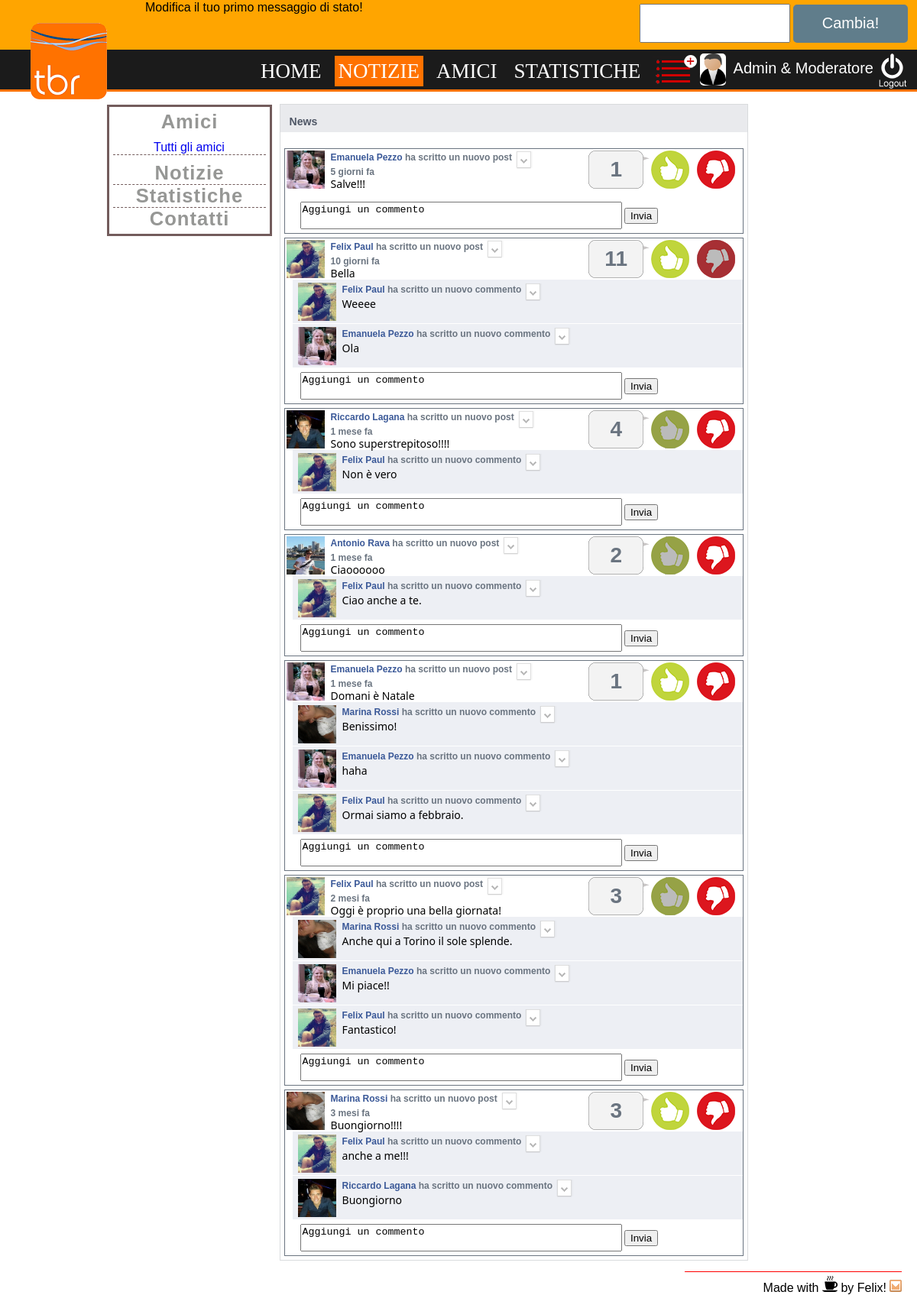
The page /notizie.php (signed in) on the database its author committed.
### tables this page shows
CREATE TABLE IF NOT EXISTS `users` (
  `id` int(11) NOT NULL AUTO_INCREMENT,
  `username` varchar(50) NOT NULL,
  `password` varchar(50) NOT NULL,
  `nome_completo` varchar(50) NOT NULL,
  `messaggio` varchar(150) NOT NULL,
  `url` varchar(50) NOT NULL,
  `immagine` varchar(50) NOT NULL,
  `immagine_grande` varchar(150) NOT NULL,
  `indirizzo` varchar(50) NOT NULL,
  `luogo_nascita` varchar(50) NOT NULL,
  `professione` varchar(50) NOT NULL,
  `lavora_a` varchar(50) NOT NULL,
  `situazione_sentimentale` varchar(50) NOT NULL,
  `seguito` varchar(50) NOT NULL,
  `film` varchar(50) NOT NULL,
  `descrizione` varchar(1000) NOT NULL,
  PRIMARY KEY (`id`),
  UNIQUE KEY `username` (`username`)
);

CREATE TABLE IF NOT EXISTS `messaggi_stato` (
  `id_notizia` int(11) NOT NULL AUTO_INCREMENT,
  `notizia` varchar(150) NOT NULL,
  `username` varchar(50) NOT NULL,
  `data` varchar(50) NOT NULL,
  `visibile` int(11) NOT NULL DEFAULT '1',
  `likeC` int(11) NOT NULL DEFAULT '0',
  PRIMARY KEY (`id_notizia`),
  KEY `username` (`username`)
);

CREATE TABLE IF NOT EXISTS `social_network` (
  `id_sn` int(11) NOT NULL AUTO_INCREMENT,
  `id_notizia` int(11) NOT NULL,
  `commenti` varchar(150) NOT NULL,
  `autore` varchar(50) NOT NULL,
  `visibile` int(11) NOT NULL DEFAULT '1',
  PRIMARY KEY (`id_sn`)
);

### php_functions.php (the view, shortened to what this page needs)
<?php
function stampa_messaggio(){
	$conn=dbConnect();
    if(!empty($_SESSION['login_username'])){
        $utente=$_SESSION['login_username'];
        $sql = "SELECT messaggio FROM users where username='".$utente."'";
        $result = $conn->query($sql);
        if ($result->num_rows > 0) {
            while($row = $result->fetch_assoc()) {
                echo $row["messaggio"];
            }
        }
    }else{
         header("location:log_in_form.php");
    }
}
            ?>
        <?php
function stampa_commenti($id){
    $conn=dbConnect();
    $utente=$_SESSION['login_username'];
    $sql="SELECT * from social_network,users where (social_network.autore in (SELECT user2 from amicizie a1 where (a1.user1='".$utente."' and a1.stato=1) UNION SELECT user1 from amicizie a1 where (a1.user2='".$utente."' and a1.stato=1)) || (social_network.autore='".$utente."')) and social_network.autore=users.username and social_network.id_notizia='".$id."'  and social_network.visibile=1 order by social_network.id_sn";
	if($utente=="admin"){
		$sql="Select * from social_network join users where autore=username and id_notizia='".$id."' and visibile=1 order by social_network.id_sn";
	}
    $result = $conn->query($sql);
    if ($result->num_rows > 0) {
        while($row = $result->fetch_assoc()) {
            $commento=$row["commenti"];
            $nome_completo=$row["nome_completo"];
            $foto=$row["immagine_grande"];
            $username=$row['username'];
			$id_sn=$row['id_sn'];
            ?>
                <div class="quadrato">
                <div class="foto_news">
                       <img <?php echo 'src="immagini/'.$foto.'" '; ?> alt="immagini/no_image.png">
                </div>
                <div class="nome_news">
                    <p style="color:#6a7480;">
                        <?php if($username!=$_SESSION['login_username']){?>
                        <a <?php echo 'href="index.php?q='.$username.'"'; ?> ><?php echo $nome_completo; ?></a>
                        <?php } else { ?>
                        <a <?php echo 'href="index.php"'; ?> ><?php echo $nome_completo; ?></a>
                        <?php } ?>
                        ha scritto un nuovo commento
						<?php
						if($username==$utente || $utente=='admin') {
						?>
						<a href="#" onClick=<?php echo '"showEdit(true,'."'".'social_network'."',".$id_sn.','."'".$username."'".')"'?>><img class="edit" src="immagini/settings.png" alt="immagini/no_image.png"></a>
						<?php
						}
						?>
                    </p>
                </div>
                <div class="news">
                    <?php echo $commento; ?>
                </div>
                </div>
            <?php
        }
    }
}
?>

### stampa_notizie.php (shortened to what this page needs)
<div id="container_box_news">
<?php
$conn=dbConnect();
$utente=$_SESSION['login_username'];
$sql="SELECT * from messaggi_stato,users where (messaggi_stato.username in (SELECT user2 from amicizie a1 where (a1.user1='".$utente."' and a1.stato=1) UNION SELECT user1 from amicizie a1 where (a1.user2='".$utente."' and a1.stato=1)) || messaggi_stato.username='".$utente."') and messaggi_stato.username=users.username and messaggi_stato.visibile=1 order by messaggi_stato.data DESC";
if($utente=="admin"){
	$sql="Select * from messaggi_stato m1 join users u1 on m1.username=u1.username and m1.visibile=1 order by data DESC";
}
$result = $conn->query($sql);
$c=-1;
if ($result->num_rows > 0) {
    while($row = $result->fetch_assoc()) {
        $id_notizia=$row["id_notizia"];
        $notizia=$row["notizia"];
        $nome_completo=$row["nome_completo"];
        $data=$row["data"];
        $like=$row["likeC"];
        $foto=$row["immagine_grande"];
        $username=$row["username"];
        $c++;
        $data1 = new DateTime($data);
        $data2 = new DateTime('NOW');
        $interval = $data1->diff($data2);
        if($interval->h==0 && $interval->i==0)
            $data='Pochi secondi fa';
        elseif($interval->h==0 && $interval->m==0 && $interval->d==0){
            $data=$interval->i.' minuti fa';
            if($interval->i==1)
                $data=$interval->i.' minuto fa';
        }
        elseif($interval->h!=0 && $interval->m==0 && $interval->d==0){
            $data=$interval->h.' ore fa';
            if($interval->h==1)
                $data=$interval->h.' ora fa';
        }
        elseif($interval->m==0 && $interval->d!=0){
            $data=$interval->d.' giorni fa';
        }
        elseif($interval->m!=0){
            $data=$interval->m.' mesi fa';
            if($interval->m==1)
                $data=$interval->m.' mese fa';
        }
        else
            $data="Data sconosciuta";
		$sql="Select * from social_network_like where id_notizia='".$id_notizia."' and username='".$utente."'";
		$resultI = $conn->query($sql);
		$like_val=0;
		if ($resultI->num_rows != 0) {
			while($rowI = $resultI->fetch_assoc()) {
				$like_val=$rowI['likeC'];
			}
		}
        ?><div class="box_news">
                        <div class="foto_news">
                            <img <?php echo 'src="immagini/'.$foto.'" '; ?> alt="immagini/no_image.png">
                        </div>
                        <div class="like_box">
                            <div class="like_count"><?php echo $like; ?></div>
                            <img  class="like_img" style="cursor:pointer;" <?php echo 'onClick="functionLikeDislike(1,'.$id_notizia.',this,'.$c.');"' ?> <?php if($like_val==1){ echo 'src="immagini/like_spento.png"'; }else{ echo 'src="immagini/like.png"'; } ?> alt="immagini/no_image.png">
                            <img  class="dislike_img" style="cursor:pointer;" <?php echo 'onClick="functionLikeDislike(-1,'.$id_notizia.',this,'.$c.');"' ?> <?php if($like_val==-1){ echo 'src="immagini/dislike_spento.png"'; }else{ echo 'src="immagini/dislike.png"'; } ?> alt="immagini/no_image.png">
                        </div>
                        <div class="nome_news">
                            <?php if($username==$_SESSION['login_username']){?>
                            <p><a <?php echo 'href="index.php"'; ?> ><?php echo $nome_completo; ?></a> ha scritto un nuovo post <a href="#" onClick=<?php echo '"showEdit(true,'."'".'messaggi_stato'."',".$id_notizia.','."'".$utente."'".')"'?>><img class="edit" src="immagini/settings.png" alt="immagini/no_image.png"></a></p>
                            <?php }else{
							if($_SESSION['login_username']!='admin'){
							?>
                            <p><a <?php echo 'href="index.php?q='.$username.'"'; ?> ><?php echo $nome_completo; ?></a> ha scritto un nuovo post
							</p>
                            <?php
							}else{ ?>
							<p><a <?php echo 'href="index.php?q='.$username.'"'; ?> ><?php echo $nome_completo; ?></a> ha scritto un nuovo post <a href="#" onClick=<?php echo '"showEdit(true,'."'".'messaggi_stato'."',".$id_notizia.','."'".$utente."'".')"'?>><img class="edit" src="immagini/settings.png" alt="immagini/no_image.png"></a>
							</p>
							<?php
							}
							}?>
                        </div>
                        <div class="time_news">
                             <?php echo $data; ?>
                        </div>
                        <div class="news">
                            <?php echo $notizia; ?>
                        </div>
                        <div class="container_quadrato">
                            <?php stampa_commenti($id_notizia); ?>
                        </div>
                        <textarea class="commento_area" cols="50" rows="2" onfocus="if(this.value == 'Aggiungi un commento') { this.value = ''; }" onblur="if(this.value == '') { this.value = 'Aggiungi un commento'; }">Aggiungi un commento</textarea>
                        <button class="commento_buton" <?php echo 'onClick="aggiungiCommento('.$id_notizia.','.$c.')">' ?> Invia</button>
                    </div>
<?php
    }
} else {echo "<ul>Nessuna notizia presente, usa la sezione contatti per cercare i tuoi amici!</ul>";}
?>
</div>

### fogli_stile/index_style.css (style rules this page uses)
body { font-family:Verdana,sans-serif; font-size:medium; background:#ffffff; color: #000000; margin: 0 0 0 0; width: 100%; }
img { float: left; margin: 0px; }
p { padding:0; margin:0; text-align: inherit; letter-spacing: 0px; text-align: inherit; float:none; }
a { text-decoration: none; }
#content img { margin-top: 18px; max-height: 50px; }
button { width: 150px; height: 50px; }
.commento_area,.new_val { resize: none; vertical-align: middle; margin-left: 20px; }
.commento_buton { width: inherit; height: inherit; vertical-align: middle; }
.quadrato { margin-left: 10px; font-family: Helvetica, Arial, 'lucida grande',tahoma,verdana,arial,sans-serif; font-size: 12px; font-style: normal; font-variant: normal; font-weight: 400; color: black; padding-left: 5px; padding-right: 5px; padding-top: 2px; height: 55px; word-wrap: break-word; background-color: #edeff4; border-bottom-style: solid; border-bottom-color: white; border-bottom-width: 1px; }
.container_quadrato { margin-bottom: 5px; }
.box_news { margin: 5px; border-style: solid; border-width: 1px; min-width: 530px; padding-bottom: 5px; }
.foto_news img { margin:2px !important; }
.nome_news { padding:3px; font-weight: bold; }
.nome_news a { color:#3b5998; }
.news { font-family: Calibri, Candara, Segoe, 'Segoe UI', Optima, Arial, sans-serif; font-size: 14px; font-style: normal; font-variant: normal; font-weight: 400; color:black; }
.foto_news { float: left; margin-right: 6px; }
.like_box { float: right; margin-top: -16px; }
.like_count { background-image: url(../immagini/like_counter.png); height:50px; width:72px; float: left; margin-top: 18px; background-repeat: no-repeat; text-align: center; font-size: 28px; padding-top: 17px; }
.edit { float: none; position: absolute; margin-top: 0px !important; }

### rows shown on the page
users: messaggio "Modifica il tuo primo messaggio di stato!"
messaggi_stato: users.immagine_grande (picture), likeC "1", users.nome_completo "Emanuela Pezzo", data "5 giorni fa", notizia "Salve!!!"
messaggi_stato: users.immagine_grande (picture), likeC "11", shows a picture, users.nome_completo "Felix Paul", data "10 giorni fa", notizia "Bella"
social_network: users.immagine_grande (picture), users.nome_completo "Felix Paul", commenti "Weeee"
social_network: users.immagine_grande (picture), users.nome_completo "Emanuela Pezzo", commenti "Ola"
messaggi_stato: users.immagine_grande (picture), likeC "4", users.nome_completo "Riccardo Lagana", data "1 mese fa", notizia "Sono superstrepitoso!!!!"
social_network: users.immagine_grande (picture), users.nome_completo "Felix Paul", commenti "Non è vero"
messaggi_stato: users.immagine_grande (picture), likeC "2", users.nome_completo "Antonio Rava", data "1 mese fa", notizia "Ciaoooooo"
social_network: users.immagine_grande (picture), users.nome_completo "Felix Paul", commenti "Ciao anche a te."
messaggi_stato: users.immagine_grande (picture), likeC "1", users.nome_completo "Emanuela Pezzo", data "1 mese fa", notizia "Domani è Natale"
social_network: users.immagine_grande (picture), users.nome_completo "Marina Rossi", commenti "Benissimo!"
social_network: users.immagine_grande (picture), users.nome_completo "Emanuela Pezzo", commenti "haha"
social_network: users.immagine_grande (picture), users.nome_completo "Felix Paul", commenti "Ormai siamo a febbraio."
messaggi_stato: users.immagine_grande (picture), likeC "3", users.nome_completo "Felix Paul", data "2 mesi fa", notizia "Oggi è proprio una bella giornata!"
social_network: users.immagine_grande (picture), users.nome_completo "Marina Rossi", commenti "Anche qui a Torino il sole splende."
social_network: users.immagine_grande (picture), users.nome_completo "Emanuela Pezzo", commenti "Mi piace!!"
social_network: users.immagine_grande (picture), users.nome_completo "Felix Paul", commenti "Fantastico!"
messaggi_stato: users.immagine_grande (picture), likeC "3", users.nome_completo "Marina Rossi", data "3 mesi fa", notizia "Buongiorno!!!!"
social_network: users.immagine_grande (picture), users.nome_completo "Felix Paul", commenti "anche a me!!!"
social_network: users.immagine_grande (picture), users.nome_completo "Riccardo Lagana", commenti "Buongiorno"

### other values the page prints
$_SESSION['login_nome_completo'] "Admin & Moderatore"
